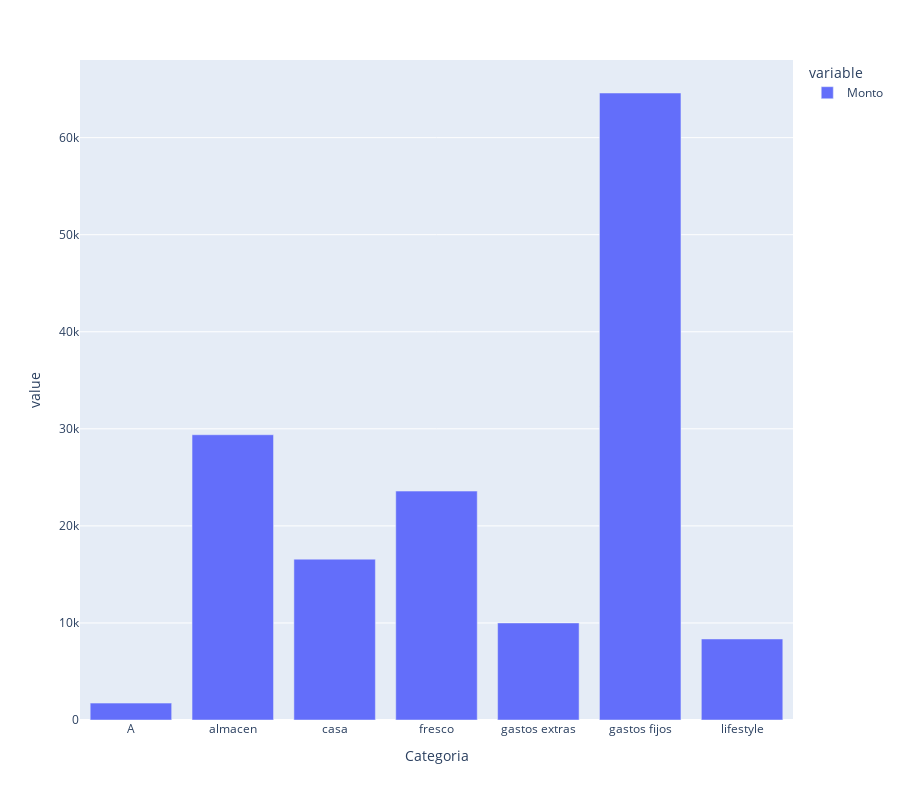

The cell this chart's notebook holds for it:
### Code cell
data.groupby('Categoria')['Monto'].sum().plot(kind='bar', height=800)

### Figure 1 — Plotly figure (JSON) as saved in the notebook; plotly's stock layout.template omitted (floating-point values rounded to 4 significant figures)
{"data": [{"alignmentgroup": "True", "hovertemplate": "variable=Monto<br>Categoria=%{x}<br>value=%{y}<extra></extra>", "legendgroup": "Monto", "marker": {"color": "#636efa", "pattern": {"shape": ""}}, "name": "Monto", "offsetgroup": "Monto", "orientation": "v", "showlegend": true, "textposition": "auto", "type": "bar", "x": ["A", "almacen", "casa", "fresco", "gastos extras", "gastos fijos", "lifestyle"], "xaxis": "x", "y": [1740, 29390, 16570, 23585, 10000, 64600, 8350], "yaxis": "y"}], "layout": {"barmode": "relative", "height": 800, "legend": {"title": {"text": "variable"}, "tracegroupgap": 0}, "margin": {"t": 60}, "xaxis": {"anchor": "y", "domain": [0, 1], "title": {"text": "Categoria"}}, "yaxis": {"anchor": "x", "domain": [0, 1], "title": {"text": "value"}}}}
